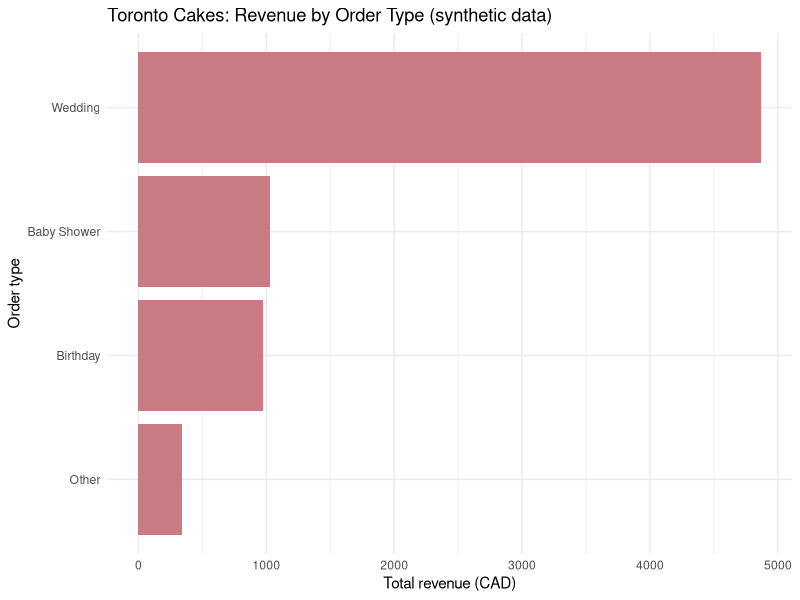

Write the R code that produced this figure.
# AI Assistance Declaration: I used Claude (Anthropic, Opus 5.5, 26 Oct 2026) for
# layout suggestions, comment wording and code-structure ideas. Prompts used: see
# docs/Appendix_AI_Prompts.md. I verified outputs by running the script myself in
# RStudio/Posit Cloud and cross-checking totals in Google Sheets. All final
# calculations are done by myself. I am responsible for the accuracy and
# originality of this work.

# -----------------------------------------------------------------------------
# order_summary.R
# Purpose : Summarise Toronto Cakes (synthetic) custom-cake orders by order type
#           and by month, and plot revenue by order type.
# Input   : data/cake_orders_synthetic.csv
# Outputs : order_type_summary (tibble), monthly_summary (tibble),
#           outputs/revenue_by_order_type.png
# Author  : May Elmady
# -----------------------------------------------------------------------------

library(readr)
library(dplyr)
library(lubridate)
library(ggplot2)

# 1. Load the data ------------------------------------------------------------
orders <- read_csv(
  "data/cake_orders_synthetic.csv",
  col_types = cols(
    order_date  = col_date(),
    pickup_date = col_date(),
    tiers       = col_integer(),
    servings    = col_integer(),
    price_cad   = col_double(),
    .default    = col_character()
  )
)

# 2. Add helper columns -------------------------------------------------------
orders <- orders %>%
  mutate(
    lead_time_days  = as.integer(pickup_date - order_date),
    price_per_serve = price_cad / servings,
    order_month     = floor_date(order_date, unit = "month")
  )

# 3. Summary by order type ----------------------------------------------------
order_type_summary <- orders %>%
  group_by(order_type) %>%
  summarise(
    n_orders          = n(),
    total_revenue     = sum(price_cad),
    avg_price         = mean(price_cad),
    avg_lead_time     = mean(lead_time_days),
    avg_price_per_srv = mean(price_per_serve),
    .groups = "drop"
  ) %>%
  arrange(desc(total_revenue))

# 4. Summary by month ---------------------------------------------------------
monthly_summary <- orders %>%
  group_by(order_month) %>%
  summarise(
    n_orders      = n(),
    total_revenue = sum(price_cad),
    .groups = "drop"
  )

# 5. Plot revenue by order type -----------------------------------------------
revenue_plot <- ggplot(order_type_summary,
                       aes(x = reorder(order_type, total_revenue),
                           y = total_revenue)) +
  geom_col(fill = "#C97B84") +
  coord_flip() +
  labs(
    title = "Toronto Cakes: Revenue by Order Type (synthetic data)",
    x     = "Order type",
    y     = "Total revenue (CAD)"
  ) +
  theme_minimal()

dir.create("outputs", showWarnings = FALSE)
ggsave("outputs/revenue_by_order_type.png", revenue_plot, width = 7, height = 4)

print(order_type_summary)
print(monthly_summary)
